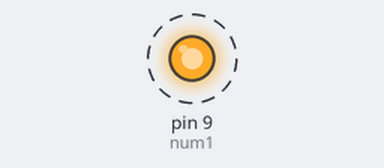
Recording of a sketch running on a simulated Arduino Uno, built with avr-gcc and run on an emulated ATmega328P. Parts: output pins drawn as LEDs (lit = HIGH). Dashed ring = blinking.

Above: at 0.03 s.
Timing chart, 0 to 3.0 s (numbered marks = the images above):
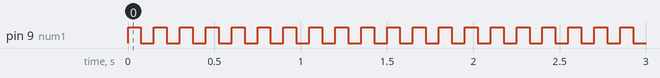

Measured:
- by itself, pin 9 (num1): alternates HIGH for 0.08 s and LOW for 0.08 s

The sketch:

solenoid_demo.ino
```cpp
int num1 = 9;
//int num2 = 12;
//int num3 = 11;

void setup() {
  // initialize the digital pins as an output.
  pinMode(num1, OUTPUT);
  //pinMode(num2, OUTPUT);
  //pinMode(num3, OUTPUT);
}

void loop() {
  digitalWrite(num1, HIGH);
  delay(75);
  digitalWrite(num1, LOW);
  delay(75);
}
```
